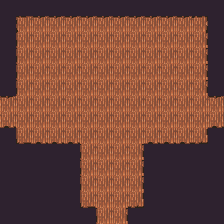

The image is a tile-based game level rendered from a .tmx file. Its description and complete source (layers, tilesets, objects, tile grids) follow:
An orthogonal 14x14 tile map with 16x16 px tiles, 2 tile layers (Walk, NotWalk) and 21 objects (10x ObjInteract, 6x Transition, 3x Player, 2x Enemigo).

<map version="1.10" tiledversion="1.10.2" orientation="orthogonal" renderorder="right-down" width="14" height="14" tilewidth="16" tileheight="16" infinite="0" nextlayerid="4" nextobjectid="22">
 <tileset firstgid="1" source="../../../tileset/Tileset completo.tsx" />
 <layer id="1" name="Walk" width="14" height="14">
  <data encoding="csv">
0,0,0,0,0,0,0,0,0,0,0,0,0,0,
0,275,276,276,276,276,276,276,276,276,276,276,277,0,
0,303,304,304,304,304,304,304,304,304,304,304,305,0,
0,303,304,304,304,304,304,304,304,304,304,304,305,0,
0,303,304,304,304,304,304,304,304,304,304,304,305,0,
0,303,304,304,304,304,304,304,304,304,304,304,305,0,
276,304,304,304,304,304,304,304,304,304,304,304,304,276,
332,304,304,304,304,304,304,304,304,304,304,304,304,332,
0,331,332,332,332,304,304,304,304,332,332,332,333,0,
0,303,304,304,304,303,304,304,305,304,304,304,305,0,
0,303,304,304,304,303,304,304,305,304,304,304,305,0,
0,303,304,304,304,303,304,304,305,304,304,304,305,0,
0,331,332,332,332,331,304,304,333,332,332,332,333,0,
0,0,0,0,0,0,303,305,0,0,0,0,0,0
</data>
 </layer>
 <layer id="2" name="NotWalk" width="14" height="14">
  <data encoding="csv">
295,295,295,295,295,295,295,295,295,295,295,295,295,295,
295,0,0,0,0,0,0,0,0,0,0,0,0,295,
295,0,0,0,0,0,0,0,0,0,0,0,0,295,
295,0,0,0,0,0,0,0,0,0,0,0,0,295,
295,0,0,0,0,0,0,0,0,0,0,0,0,295,
295,0,0,0,0,0,0,0,0,0,0,0,0,295,
0,0,0,0,0,0,0,0,0,0,0,0,0,0,
0,0,0,0,0,0,0,0,0,0,0,0,0,0,
295,0,0,0,0,0,0,0,0,0,0,0,0,295,
295,295,295,295,295,0,0,0,0,295,295,295,295,295,
295,295,295,295,295,0,0,0,0,295,295,295,295,295,
295,295,295,295,295,0,0,0,0,295,295,295,295,295,
295,295,295,295,295,0,0,0,0,295,295,295,295,295,
295,295,295,295,295,295,0,0,295,295,295,295,295,295
</data>
 </layer>
 <objectgroup id="3" name="Obj">
  <object id="5" name="FlonkW" type="Player" x="24.5" y="107.5">
   <point />
  </object>
  <object id="6" name="FlonkE" type="Player" x="200.5" y="122">
   <point />
  </object>
  <object id="7" name="FlonkS" type="Player" x="120" y="201.5">
   <point />
  </object>
  <object id="1" name="PiedraMovible" type="ObjInteract" x="88" y="152">
   <point />
  </object>
  <object id="2" name="PiedraMovible" type="ObjInteract" x="103.5" y="152">
   <point />
  </object>
  <object id="3" name="PiedraMovible" type="ObjInteract" x="120.5" y="153.5">
   <point />
  </object>
  <object id="4" name="PiedraMovible" type="ObjInteract" x="134" y="153.5">
   <point />
  </object>
  <object id="8" name="TransitionW" type="Transition" x="9.5" y="107">
   <properties>
    <property name="nextMap" value="resources/maps/niveles/nivel02/dentro/mapaN2_01_dentro.tmx" />
   </properties>
   <point />
  </object>
  <object id="10" name="TransitionW" type="Transition" x="9.5" y="123.5">
   <properties>
    <property name="nextMap" value="resources/maps/niveles/nivel02/dentro/mapaN2_01_dentro.tmx" />
   </properties>
   <point />
  </object>
  <object id="9" name="TransitionE" type="Transition" x="216" y="107.5">
   <properties>
    <property name="nextMap" value="resources/maps/niveles/nivel02/dentro/mapaN2_04_dentro.tmx" />
   </properties>
   <point />
  </object>
  <object id="15" name="TransitionE" type="Transition" x="215.5" y="121">
   <properties>
    <property name="nextMap" value="resources/maps/niveles/nivel02/dentro/mapaN2_04_dentro.tmx" />
   </properties>
   <point />
  </object>
  <object id="13" name="TransitionS" type="Transition" x="104.5" y="217">
   <properties>
    <property name="nextMap" value="resources/maps/niveles/nivel02/dentro/mapaN2_03_dentro.tmx" />
   </properties>
   <point />
  </object>
  <object id="14" name="TransitionS" type="Transition" x="119" y="218.5">
   <properties>
    <property name="nextMap" value="resources/maps/niveles/nivel02/dentro/mapaN2_03_dentro.tmx" />
   </properties>
   <point />
  </object>
  <object id="11" name="TermitaTronco" type="Enemigo" x="85.5" y="72.3333">
   <point />
  </object>
  <object id="12" name="Termita" type="Enemigo" x="117.5" y="108.167">
   <point />
  </object>
  <object id="16" name="Arbusto" type="ObjInteract" x="37.0721" y="24.8056">
   <properties>
    <property name="loot" type="int" value="0" />
   </properties>
   <point />
  </object>
  <object id="17" name="Arbusto" type="ObjInteract" x="54.7904" y="23.7152">
   <properties>
    <property name="loot" type="int" value="0" />
   </properties>
   <point />
  </object>
  <object id="18" name="Arbusto" type="ObjInteract" x="71.6909" y="23.9878">
   <properties>
    <property name="loot" type="int" value="0" />
   </properties>
   <point />
  </object>
  <object id="19" name="Arbusto" type="ObjInteract" x="182.635" y="23.7152">
   <properties>
    <property name="loot" type="int" value="0" />
   </properties>
   <point />
  </object>
  <object id="20" name="Arbusto" type="ObjInteract" x="164.644" y="23.9878">
   <properties>
    <property name="loot" type="int" value="0" />
   </properties>
   <point />
  </object>
  <object id="21" name="Arbusto" type="ObjInteract" x="149.924" y="23.9878">
   <properties>
    <property name="loot" type="int" value="0" />
   </properties>
   <point />
  </object>
 </objectgroup>
</map>
